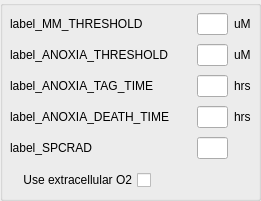
           <widget class="QGroupBox" name="groupBox_run2">
            <property name="geometry">
             <rect>
              <x>290</x>
              <y>20</y>
              <width>261</width>
              <height>201</height>
             </rect>
            </property>
            <property name="title">
             <string/>
            </property>
            <widget class="QWidget" name="gridLayoutWidget_5">
             <property name="geometry">
              <rect>
               <x>10</x>
               <y>10</y>
               <width>241</width>
               <height>152</height>
              </rect>
             </property>
             <layout class="QGridLayout" name="gridLayout">
              <item row="0" column="0">
               <widget class="QMyLabel" name="label_MM_THRESHOLD">
                <property name="text">
                 <string>label_MM_THRESHOLD</string>
                </property>
               </widget>
              </item>
              <item row="0" column="1">
               <spacer name="horizontalSpacer_41">
                <property name="orientation">
                 <enum>Qt::Horizontal</enum>
                </property>
                <property name="sizeHint" stdset="0">
                 <size>
                  <width>40</width>
                  <height>13</height>
                 </size>
                </property>
               </spacer>
              </item>
              <item row="0" column="2">
               <widget class="QLineEdit" name="line_MM_THRESHOLD">
                <property name="maximumSize">
                 <size>
                  <width>50</width>
                  <height>16777215</height>
                 </size>
                </property>
                <property name="alignment">
                 <set>Qt::AlignRight|Qt::AlignTrailing|Qt::AlignVCenter</set>
                </property>
               </widget>
              </item>
              <item row="0" column="3">
               <widget class="QLabel" name="units_MM_THRESHOLD">
                <property name="text">
                 <string>uM</string>
                </property>
               </widget>
              </item>
              <item row="1" column="0">
               <widget class="QMyLabel" name="label_ANOXIA_THRESHOLD">
                <property name="text">
                 <string>label_ANOXIA_THRESHOLD</string>
                </property>
               </widget>
              </item>
              <item row="1" column="1">
               <spacer name="horizontalSpacer">
                <property name="orientation">
                 <enum>Qt::Horizontal</enum>
                </property>
                <property name="sizeHint" stdset="0">
                 <size>
                  <width>40</width>
                  <height>20</height>
                 </size>
                </property>
               </spacer>
              </item>
              <item row="1" column="2">
               <widget class="QLineEdit" name="line_ANOXIA_THRESHOLD">
                <property name="maximumSize">
                 <size>
                  <width>50</width>
                  <height>16777215</height>
                 </size>
                </property>
                <property name="alignment">
                 <set>Qt::AlignRight|Qt::AlignTrailing|Qt::AlignVCenter</set>
                </property>
               </widget>
              </item>
              <item row="2" column="0">
               <widget class="QMyLabel" name="label_ANOXIA_TAG_TIME">
                <property name="text">
                 <string>label_ANOXIA_TAG_TIME</string>
                </property>
               </widget>
              </item>
              <item row="2" column="1">
               <spacer name="horizontalSpacer_42">
                <property name="orientation">
                 <enum>Qt::Horizontal</enum>
                </property>
                <property name="sizeHint" stdset="0">
                 <size>
                  <width>40</width>
                  <height>13</height>
                 </size>
                </property>
               </spacer>
              </item>
              <item row="2" column="2">
               <widget class="QLineEdit" name="line_ANOXIA_TAG_TIME">
                <property name="maximumSize">
                 <size>
                  <width>50</width>
                  <height>16777215</height>
                 </size>
                </property>
                <property name="alignment">
                 <set>Qt::AlignRight|Qt::AlignTrailing|Qt::AlignVCenter</set>
                </property>
               </widget>
              </item>
              <item row="2" column="3">
               <widget class="QLabel" name="units_T_ANOXIC_LIMIT">
                <property name="text">
                 <string>hrs</string>
                </property>
               </widget>
              </item>
              <item row="3" column="0">
               <widget class="QMyLabel" name="label_ANOXIA_DEATH_TIME">
                <property name="text">
                 <string>label_ANOXIA_DEATH_TIME</string>
                </property>
               </widget>
              </item>
              <item row="3" column="1">
               <spacer name="horizontalSpacer_44">
                <property name="orientation">
                 <enum>Qt::Horizontal</enum>
                </property>
                <property name="sizeHint" stdset="0">
                 <size>
                  <width>40</width>
                  <height>13</height>
                 </size>
                </property>
               </spacer>
              </item>
              <item row="3" column="2">
               <widget class="QLineEdit" name="line_ANOXIA_DEATH_TIME">
                <property name="maximumSize">
                 <size>
                  <width>50</width>
                  <height>16777215</height>
                 </size>
                </property>
                <property name="alignment">
                 <set>Qt::AlignRight|Qt::AlignTrailing|Qt::AlignVCenter</set>
                </property>
               </widget>
              </item>
              <item row="3" column="3">
               <widget class="QLabel" name="units_T_ANOXIA_DEATH">
                <property name="text">
                 <string>hrs</string>
                </property>
               </widget>
              </item>
              <item row="4" column="0">
               <widget class="QMyLabel" name="label_SPCRAD">
                <property name="text">
                 <string>label_SPCRAD</string>
                </property>
               </widget>
              </item>
              <item row="4" column="2">
               <widget class="QLineEdit" name="line_SPCRAD">
                <property name="maximumSize">
                 <size>
                  <width>50</width>
                  <height>16777215</height>
                 </size>
                </property>
                <property name="alignment">
                 <set>Qt::AlignRight|Qt::AlignTrailing|Qt::AlignVCenter</set>
                </property>
               </widget>
              </item>
              <item row="4" column="1">
               <spacer name="horizontalSpacer_45">
                <property name="orientation">
                 <enum>Qt::Horizontal</enum>
                </property>
                <property name="sizeHint" stdset="0">
                 <size>
                  <width>40</width>
                  <height>13</height>
                 </size>
                </property>
               </spacer>
              </item>
              <item row="1" column="3">
               <widget class="QLabel" name="units_ANOXIA_THRESHOLD">
                <property name="text">
                 <string>uM</string>
                </property>
               </widget>
              </item>
             </layout>
            </widget>
            <widget class="QMyCheckBox" name="cbox_USE_EXTRA">
             <property name="geometry">
              <rect>
               <x>20</x>
               <y>170</y>
               <width>131</width>
               <height>20</height>
              </rect>
             </property>
             <property name="layoutDirection">
              <enum>Qt::RightToLeft</enum>
             </property>
             <property name="text">
              <string>Use extracellular O2</string>
             </property>
             <property name="checked">
              <bool>false</bool>
             </property>
            </widget>
           </widget>
